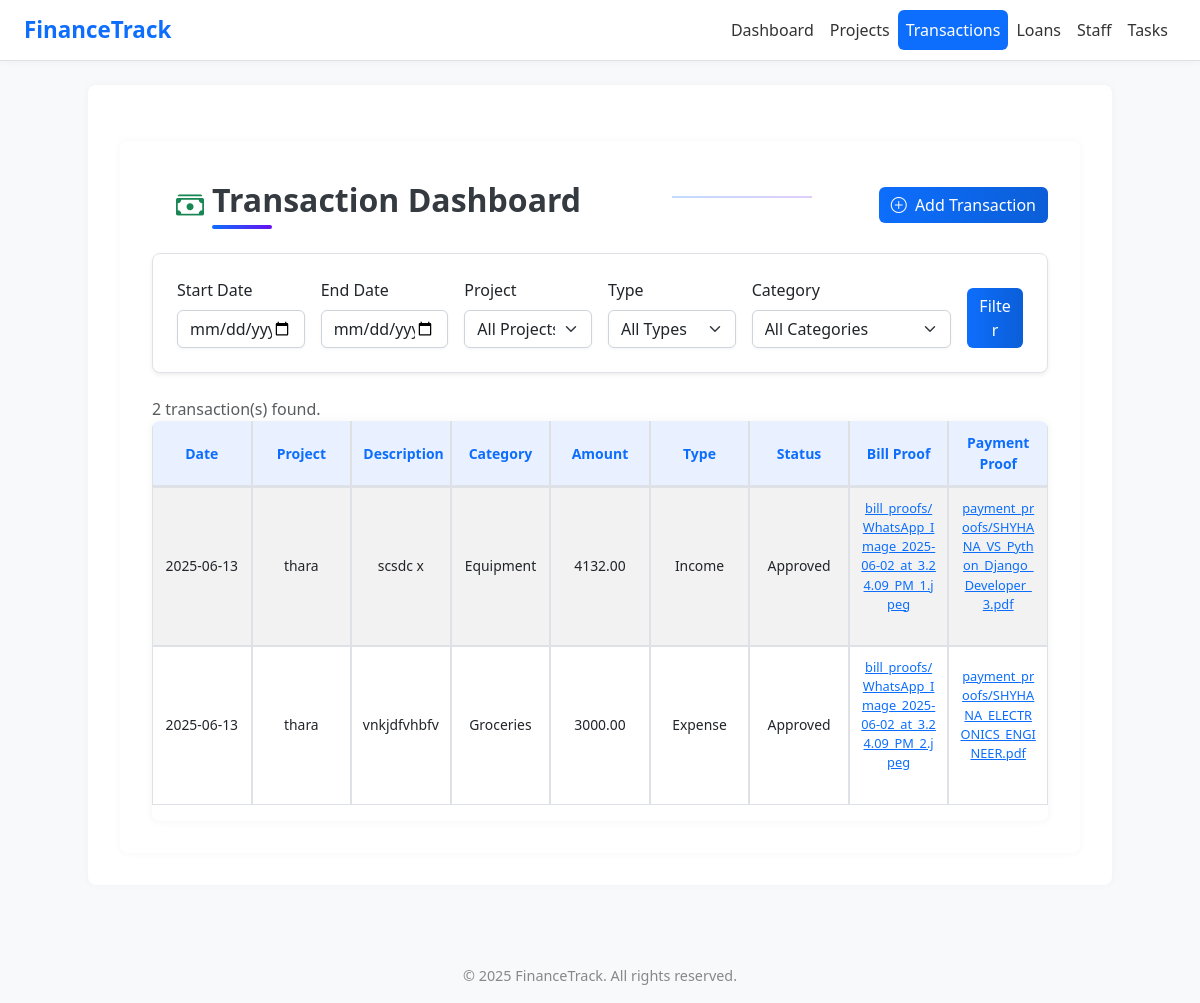
Screenshot of /transactions/ with the database file from the repository.
### app1/models.py (models this page shows, shortened)
class Transaction(models.Model):
    TRANSACTION_TYPES = (
        ('Income', 'Income'),
        ('Expense', 'Expense'),
    )
    project = models.ForeignKey(Project, on_delete=models.CASCADE)
    transaction_id = models.CharField(max_length=50)
    type = models.CharField(max_length=10, choices=TRANSACTION_TYPES)
    amount = models.DecimalField(max_digits=10, decimal_places=2)
    vendor = models.CharField(max_length=100, blank=True, null=True)
    status = models.CharField(max_length=50, default="Approved")
    category = models.CharField(max_length=100)
    description = models.TextField(blank=True, null=True)
    created_at = models.DateTimeField(auto_now_add=True,null=True)

class Project(models.Model):
    code = models.CharField(max_length=20)
    name = models.CharField(max_length=100)
    location = models.CharField(max_length=100)
    total_budget = models.DecimalField(max_digits=12, decimal_places=2)
    start_date = models.DateField()
    end_date = models.DateField()
    notes = models.TextField(blank=True, null=True)

class BillProof(models.Model):
    transaction = models.ForeignKey(Transaction, on_delete=models.CASCADE, related_name='bill_proofs')
    file = models.FileField(upload_to='bill_proofs/')

class PaymentProof(models.Model):
    transaction = models.ForeignKey(Transaction, on_delete=models.CASCADE, related_name='payment_proofs')
    file = models.FileField(upload_to='payment_proofs/')

### app1/views.py (the view)
# urls.py: path('transactions/', views.transaction_list, name='transaction_list'),
def transaction_list(request):
    transactions = Transaction.objects.all().select_related('project')
    projects = Project.objects.all()
    categories = Category.objects.all()
    start_date = request.GET.get('start_date')
    end_date = request.GET.get('end_date')
    project_id = request.GET.get('project')
    txn_type = request.GET.get('type')
    category = request.GET.get('category')
    selected = {
        'start_date': start_date or '',
        'end_date': end_date or '',
        'project': project_id or 'all',
        'type': txn_type or 'all',
        'category': category or '',
    }
    if start_date:
        transactions = transactions.filter(created_at__date__gte=parse_date(start_date))
    if end_date:
        transactions = transactions.filter(created_at__date__lte=parse_date(end_date))
    if project_id and project_id != 'all':
        try:
            transactions = transactions.filter(project__id=int(project_id))
        except ValueError:
            pass  # Ignore invalid project_id
    if txn_type and txn_type != 'all':
        transactions = transactions.filter(type=txn_type)
    if category:
        transactions = transactions.filter(category__icontains=category)
    return render(request, 'transaction.html', {
        'transactions': transactions,
        'projects': projects,
        'categories': categories,
        'selected': selected,
    })

### templates/transaction.html (shortened to what this page needs)
{% extends 'base.html' %}
{% load static %}
{% block content %}
<div class="container mt-4 fade-in">
  <div class="d-flex justify-content-between align-items-center mb-3">
 <div class="d-flex align-items-center gap-2 px-4 py-2">
  <i class="bi bi-cash-stack fs-3 text-success"></i>
  <h2 class="page-title mb-3 mb-md-0">Transaction Dashboard</h2>
</div>
<hr class="mt-2 mb-4" style="border: none; height: 2px; background: linear-gradient(to right, #0d6efd, #7c3aed); width: 140px;">
    <button class="btn btn-primary" data-bs-toggle="modal" data-bs-target="#addTransactionModal">
      <i class="bi bi-plus-circle me-1"></i> Add Transaction
    </button>
  </div>
  <form method="get" class="card p-4 shadow-sm mb-4 fade-in">
    <div class="row g-3 align-items-end">
      <div class="col-md-2">
        <label class="form-label">Start Date</label>
        <input type="date" name="start_date" value="{{ selected.start_date }}" class="form-control">
      </div>
      <div class="col-md-2">
        <label class="form-label">End Date</label>
        <input type="date" name="end_date" value="{{ selected.end_date }}" class="form-control">
      </div>
      <div class="col-md-2">
        <label class="form-label">Project</label>
        <select name="project" class="form-select">
          <option value="all">All Projects</option>
        </select>
      </div>
      <div class="col-md-2">
        <label class="form-label">Type</label>
        <select name="type" class="form-select">
          <option value="all">All Types</option>
        </select>
      </div>
      <div class="col-md-3">
        <label class="form-label">Category</label>
        <select name="category" class="form-select">
          <option value="">All Categories</option>
        </select>
      </div>
      <div class="col-md-1 text-end">
        <button type="submit" class="btn btn-primary w-100">Filter</button>
      </div>
    </div>
  </form>
  {% if transactions %}
    <p class="text-muted">{{ transactions|length }} transaction(s) found.</p>
  {% else %}
    <div class="alert alert-warning text-center">No transactions match your filters.</div>
  {% endif %}
  <div class="table-responsive fade-in">
    <table class="table table-bordered table-striped">
      <thead class="table-light">
        <tr>
          <th>Date</th>
          <th>Project</th>
          <th>Description</th>
          <th>Category</th>
          <th>Amount</th>
          <th>Type</th>
          <th>Status</th>
          <th>Bill Proof</th>
          <th>Payment Proof</th>
        </tr>
      </thead>
      <tbody>
        {% for txn in transactions %}
        <tr>
          <td>{{ txn.created_at|date:"Y-m-d" }}</td>
          <td>{{ txn.project.name }}</td>
          <td>{{ txn.description }}</td>
          <td>{{ txn.category }}</td>
          <td>{{ txn.amount }}</td>
          <td>{{ txn.type }}</td>
          <td>{{ txn.status }}</td>
          <td>
            {% for file in txn.bill_proofs.all %}
              <a href="{{ file.file.url }}" target="_blank">{{ file.file.name }}</a><br>
            {% endfor %}
          </td>
          <td>
            {% for file in txn.payment_proofs.all %}
              <a href="{{ file.file.url }}" target="_blank">{{ file.file.name }}</a><br>
            {% endfor %}
          </td>
        </tr>
        {% endfor %}
      </tbody>
    </table>
  </div>
</div>
{% endblock %}

### templates/base.html (style rules this page uses)
body { background-color: #f9fafb; font-family: 'Segoe UI', sans-serif; }
.container { background: white; padding: 2rem; border-radius: 0.5rem; box-shadow: 0 0 8px rgba(0,0,0,0.04); }
.btn-primary { background-color: #0d6efd; border: none; }

### templates/transaction.html (style rules this page uses)
body { background-color: #f8f9fa; }
.btn-primary { background: linear-gradient(to right, #0d6efd, #0b5ed7); border: none; color: #fff; }
.form-control, .form-select { background-color: #fff; border: 1px solid #ced4da; box-shadow: 0 1px 3px rgba(0, 0, 0, 0.05); transition: box-shadow 0.3s ease-in-out; }
.table-responsive { background-color: #ffffff; border-radius: 0.5rem; overflow-x: auto; box-shadow: 0 0 10px rgba(0,0,0,0.05); }
.table { width: 100%; table-layout: fixed; border-collapse: separate; border-spacing: 0; }
.table thead th { background-color: #e9f0ff; color: #0d6efd; text-align: center; vertical-align: middle; padding: 0.7rem; border-bottom: 2px solid #dee2e6; font-size: 0.875rem; }
.table tbody td { text-align: center; vertical-align: middle; padding: 0.65rem; border: 1px solid #dee2e6; background-color: #fff; word-wrap: break-word; font-size: 0.87rem; }
.table td a { color: #0d6efd; text-decoration: underline; font-size: 0.8rem; display: block; word-break: break-all; }
.table-striped tbody tr:nth-of-type(odd) { background-color: #f8f9fa; }
.table th:nth-child(3), .table td:nth-child(3) { max-width: 150px; }
.table th:nth-child(8), .table th:nth-child(9), .table td:nth-child(8), .table td:nth-child(9) { max-width: 140px; }
.fade-in { animation: fadeIn 0.6s ease-in-out both; }
.card { background-color: #ffffff; border: 1px solid #dee2e6; border-radius: 0.5rem; }
.page-title { font-weight: 600; font-size: 2rem; color: #343a40; position: relative; padding-bottom: 10px; }
.page-title::after { content: ''; position: absolute; left: 0; bottom: 0; width: 60px; height: 4px; background: linear-gradient(90deg, #0d6efd, #6610f2); border-radius: 2px; }

### rows the page displays
Transaction: created_at "2025-06-13", project.name "thara", description "scsdc x", category "Equipment", amount "4132.00", type "Income", status "Approved"
BillProof: file.name "bill_proofs/WhatsApp_Image_2025-06-02_at_3.24.09_PM_1.jpeg"
PaymentProof: file.name "payment_proofs/SHYHANA_VS_Python_Django_Developer_3.pdf"
Transaction: created_at "2025-06-13", project.name "thara", description "vnkjdfvhbfv", category "Groceries", amount "3000.00", type "Expense", status "Approved"
BillProof: file.name "bill_proofs/WhatsApp_Image_2025-06-02_at_3.24.09_PM_2.jpeg"
PaymentProof: file.name "payment_proofs/SHYHANA_ELECTRONICS_ENGINEER.pdf"

### other values shown
{{ transactions|length }} "2"
{{ year|default:"2025" }} "2025"
